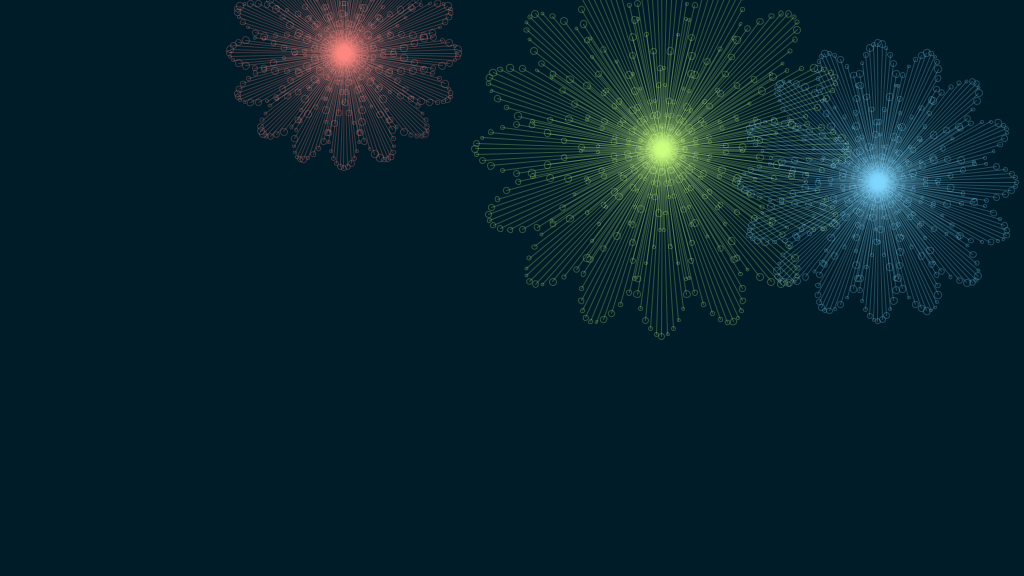
Frame 1 (no input)
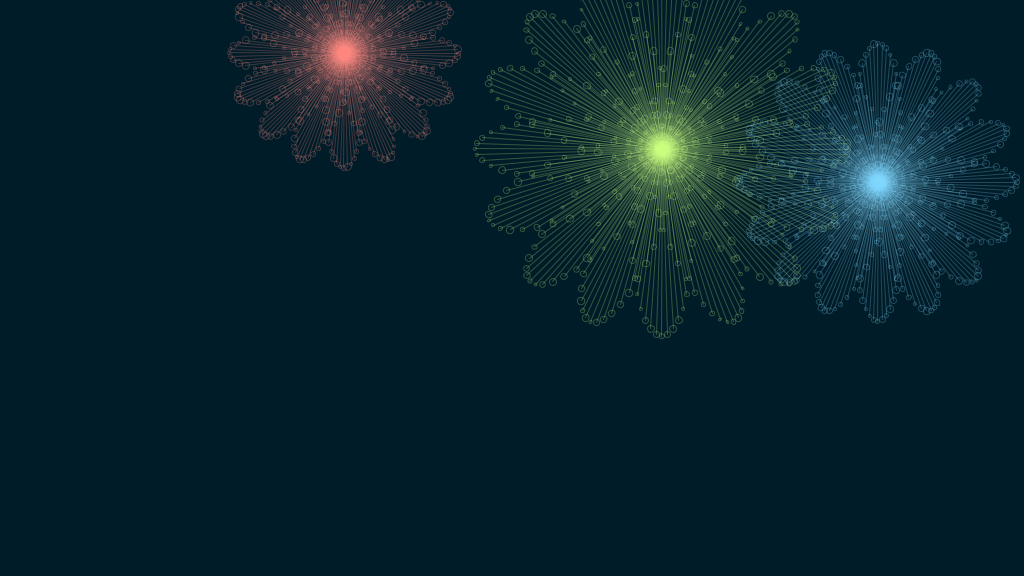
Frame 2 (the mouse pressed at the canvas centre, redrawn once)

The Processing sketch that drew these frames (run headless with seeded random() and noise(); the mouse was pressed at the canvas centre and the sketch redrawn once):

// Processing sketch: processing_150781
// ── processing_150781.pde


// decalre global variables
int num = 3;
int[] sx = new int[num];
int[] sy = new int[num];
int[] ss = new int[num];
int[] sc = new int[num];

void setup() {
  size( 1024, 576 );
  colorMode( HSB );
  noFill();
  noLoop();

  // set shape1 settings
  for (int i=0; i<num; i++) {
    sx[i] = int(random(width));
    sy[i] = int(random(height));
    ss[i] = int(random(height/6, height/3));
    sc[i] = int(random(255));
  }
} // end setup()


void draw() {
  background( 140, 255, 40 );
  for (int i=0; i<num; i++) {
    drawShape1( sx[i], sy[i], ss[i], sc[i] );
  } // end if() i
} //end draw()



void drawShape1( int centreX, int centreY, int size, int colour ) {
  stroke ( colour, 128, 255, 64 );
  for (float rotation=0; rotation < TWO_PI; rotation+= PI/8) {
    pushMatrix();
      translate( centreX, centreY );
      rotate ( rotation );
      for (float a=0; a < PI; a+= PI/32) {
        float x1 = cos( a ) * (sin(a)*(size/PI));
        float y1 = sin( a ) * (sin(a)*size);
        line ( 0, 0, x1, y1 );
        int r= int ( random ( 3, 8 ) );
        ellipse ( x1, y1, r, r );
      } // end for() a
    popMatrix();
  } // end for() rotation
} //end drawShape1void drawShape1( int centreX, int centreY, int size ) {
